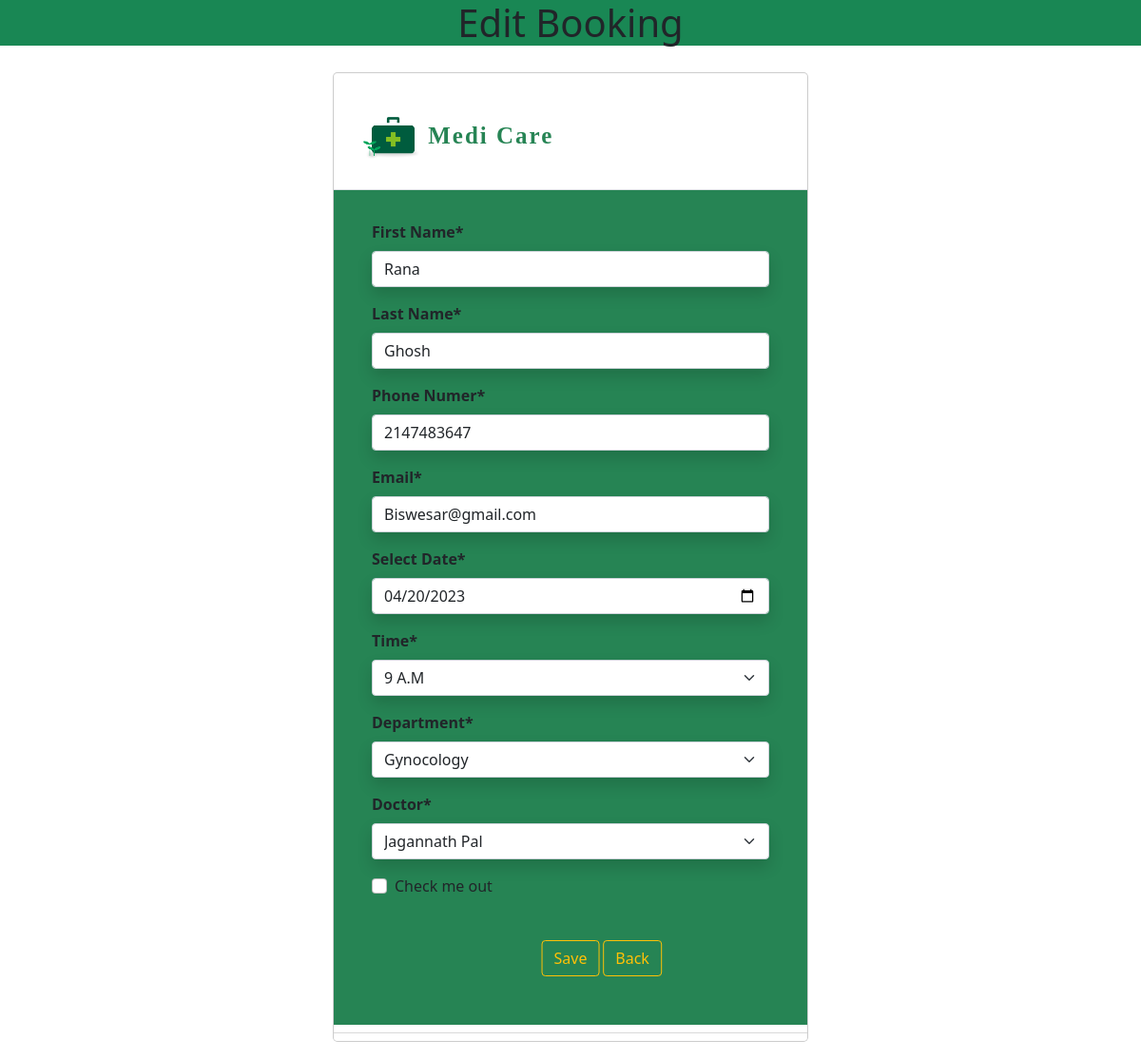
The app's page /admin/edit2.php?GetID=2 with its own data.
### tables this page shows
CREATE TABLE `booking` (
  `booking_id` int(11) NOT NULL,
  `First_name` varchar(255) NOT NULL,
  `Last_name` varchar(255) NOT NULL,
  `Phone` int(11) NOT NULL,
  `Email` varchar(255) NOT NULL,
  `Date` date NOT NULL,
  `Time` enum('9 A.M','11 A.M','1 P.M','3 P.M','6 P.M') NOT NULL,
  `Department` varchar(255) NOT NULL,
  `Doctors` varchar(255) NOT NULL,
  `booking_time` datetime NOT NULL
);

### admin/edit2.php (the view, shortened to what this page needs)
<?php
$con = mysqli_connect("localhost","root","","doctor")
or die("failed to connect mysql server" .mysqli_connect_error());
$bookid = $_GET['GetID'];
$query = "SELECT * FROM booking WHERE booking_id = '$bookid'";
$result = mysqli_query($con,$query);
while($row= mysqli_fetch_assoc($result)) {
    $bookid = $row['booking_id'];
    $fname = $row['First_name'];
    $lname = $row['Last_name'];
    $mob = $row['Phone'];
    $email = $row['Email'];
    $date = $row['Date'];
    $time = $row['Time'];
    $depart = $row['Department'];
    $doct = $row['Doctors'];
}
?>
<!doctype html>
<html lang="en">
  <head>
    <link rel="stylesheet" href="../style.css">
    <link href="https://cdn.jsdelivr.net/npm/bootstrap@5.1.3/dist/css/bootstrap.min.css" rel="stylesheet">
  </head>
  <body>
  <h1 class="fs-1 text-center bg-success ">Edit Booking</h1>
<div class="" id="exampleModall">
  <div class="modal-dialog">
    <div class="modal-content">
      <div class="modal-header">
        <h5 class="modal-title" id="exampleModalLabel"><p id="st"><img src="../image/Icon.png" alt="This is a icon"> <b>Medi Care</b></p></h5>
      </div>
      <div class="modal-body" style="background-color: #268454">
  <form class="px-4 py-3" action="update2.php?ID=<?php echo $bookid;?>" method="post">
    <div class="mb-3">
      <label for="exampleInputEmail1" class="form-label fw-bolder">First Name*</label>
      <input type="text" class="form-control shadow bg-body rounded" name="Fname" id="exampleInputEmail1" aria-describedby="emailHelp" value="<?php echo ucfirst($fname);?>" Required>
</div>
<div class="mb-3">
     <label for="exampleInputPassword1" class="form-label fw-bolder">Last Name*</label>
     <input type="text" class="form-control shadow bg-body rounded" name="Lname" id="exampleInputPassword1" value="<?php echo ucfirst($lname);?>" Required>
</div>
<div class="mb-3">
     <label for="exampleInputPassword1" class="form-label fw-bolder">Phone Numer*</label>
     <input type="number" class="form-control shadow bg-body rounded" name="Mob" id="exampleInputPassword1" value="<?php echo ucfirst($mob);?>" Required>
</div>
<div class="mb-3">
     <label for="exampleInputPassword1" class="form-label fw-bolder">Email*</label>
     <input type="email" class="form-control shadow bg-body rounded" name="Mail" id="exampleInputPassword1" value="<?php echo $email;?>" Required>
</div>
<div class="mb-3">
     <label for="exampleInputPassword1" class="form-label fw-bolder">Select Date*</label>
     <input type="date" name="date" class="form-control shadow bg-body rounded" id="exampleInputPassword1" value="<?php echo $date;?>" Required>
</div>
<div class="mb-3">
     <label for="exampleInputPassword1" class="form-label fw-bolder">Time*</label><br>
     <select class="form-select shadow bg-body rounded" name="time" aria-label="Default select example" Required>
<optio value="<?php echo $time;?>"><?php echo $time;?></option>
<option value="9 A.M">9 A.M</option>
</select>
</div>
<div class="mb-3">
     <label for="exampleInputPassword1" class="form-label fw-bolder">Department*</label><br>
     <select class="form-select shadow bg-body rounded" aria-label="Default select example" name="department" Required>
     <option value="<?php echo $depart;?>"><?php echo $depart;?></option>
</select>
</div>
<div class="mb-3">
     <label for="exampleInputPassword1" class="form-label fw-bolder">Doctor*</label><br>
     <select class="form-select shadow bg-body rounded" name="doctor" aria-label="Default select example" Required>
<option value="<?php echo $doct;?>"><?php echo $doct;?></option>
</select>
</div>
<div class="mb-3 form-check">
     <input type="checkbox" class="form-check-input" id="exampleCheck1" Required>
     <label class="form-check-label" for="exampleCheck1">Check me out</label>
</div>
  <input type="submit" value="Save" class="btn btn-outline-warning text-center position-relative top-50 start-50 translate-middle mt-5">
  <a href="list_user.php"><button type="button" class="btn btn-outline-warning text-center position-relative top-50 start-50 translate-middle mt-5">Back </button></a>
  </form>
</div>
  <div class="dropdown-divider"></div>
      </div>
    </div>
  </div>
  </body>
</html>

### style.css (style rules this page uses)
#st img { size: 20px; width: 60px; }
#st { font-family: Lucida Handwriting; color: #268454; letter-spacing: 2px; margin: 15px; margin-top: 30px; font-size: 25px; }

### records on screen
booking: Fname "Rana", Lname "Ghosh", Mob "2147483647", Mail "Biswesar@gmail.com", date "04/20/2023", department "Gynocology", doctor "Jagannath Pal"
